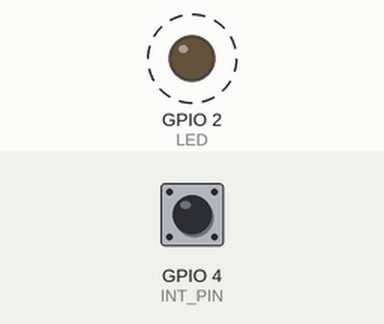
This program was run on a simulated ESP32. On the bench: output pins drawn as LEDs (lit = HIGH). Dashed ring = blinking. The test bench sets the inputs (shaded band); at power-on: GPIO 4 (INT_PIN) HIGH. What the program prints to the serial monitor is not drawn.

Above: at 0.2 s.
1.3 s: GPIO 4 (INT_PIN) pulled LOW for 0.15 s
Timing chart, 0 to 10.4 s (numbered marks = the images above; inputs shaded):
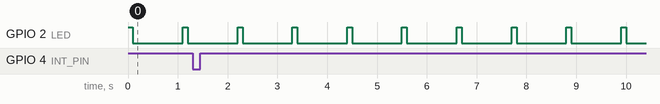

The program:

main.cpp
```cpp
#include <Arduino.h>
#include <IRremoteESP8266.h>
#include <IRrecv.h>

#include "freertos/FreeRTOS.h"
#include "freertos/task.h"
#include "freertos/queue.h"
#include "freertos/semphr.h"

#define LED 2
#define REMOTE 15
#define INT_PIN 4
IRrecv irrecv(REMOTE);

SemaphoreHandle_t xSemaforo;
TaskHandle_t xTaskTrataISR_REMOTE_Handle;

void trataISR_REMOTE(void* pvParameters);
void ISR_Callback();

void setup() {
  irrecv.enableIRIn();
  Serial.begin(9600);
  pinMode(LED, OUTPUT);
  pinMode(INT_PIN, INPUT_PULLUP);
  attachInterrupt(digitalPinToInterrupt(INT_PIN), ISR_Callback, FALLING);

  xSemaforo = xSemaphoreCreateBinary();
  xTaskCreate(trataISR_REMOTE, "Task Remote", configMINIMAL_STACK_SIZE + 1024, NULL, 1, &xTaskTrataISR_REMOTE_Handle);
}

void loop() {
  digitalWrite(LED, HIGH);
  vTaskDelay(pdMS_TO_TICKS(100));
  digitalWrite(LED, LOW);
  vTaskDelay(pdMS_TO_TICKS(1000));

}

void trataISR_REMOTE(void* pvParameters){
  int contador = 0;
  while(1){
    xSemaphoreTake(xSemaforo, portMAX_DELAY);
    Serial.println("x: " + String(contador++));
  }
}

void ISR_Callback(){
  BaseType_t xHighPriorityTaskWoken = pdTRUE;
  xSemaphoreGiveFromISR(xSemaforo, &xHighPriorityTaskWoken);

  if(xHighPriorityTaskWoken == pdTRUE){
    portYIELD_FROM_ISR();
  }
}
```

Measured:
- by itself, GPIO 2 (LED): alternates HIGH for 0.10 s and LOW for 1.0 s
